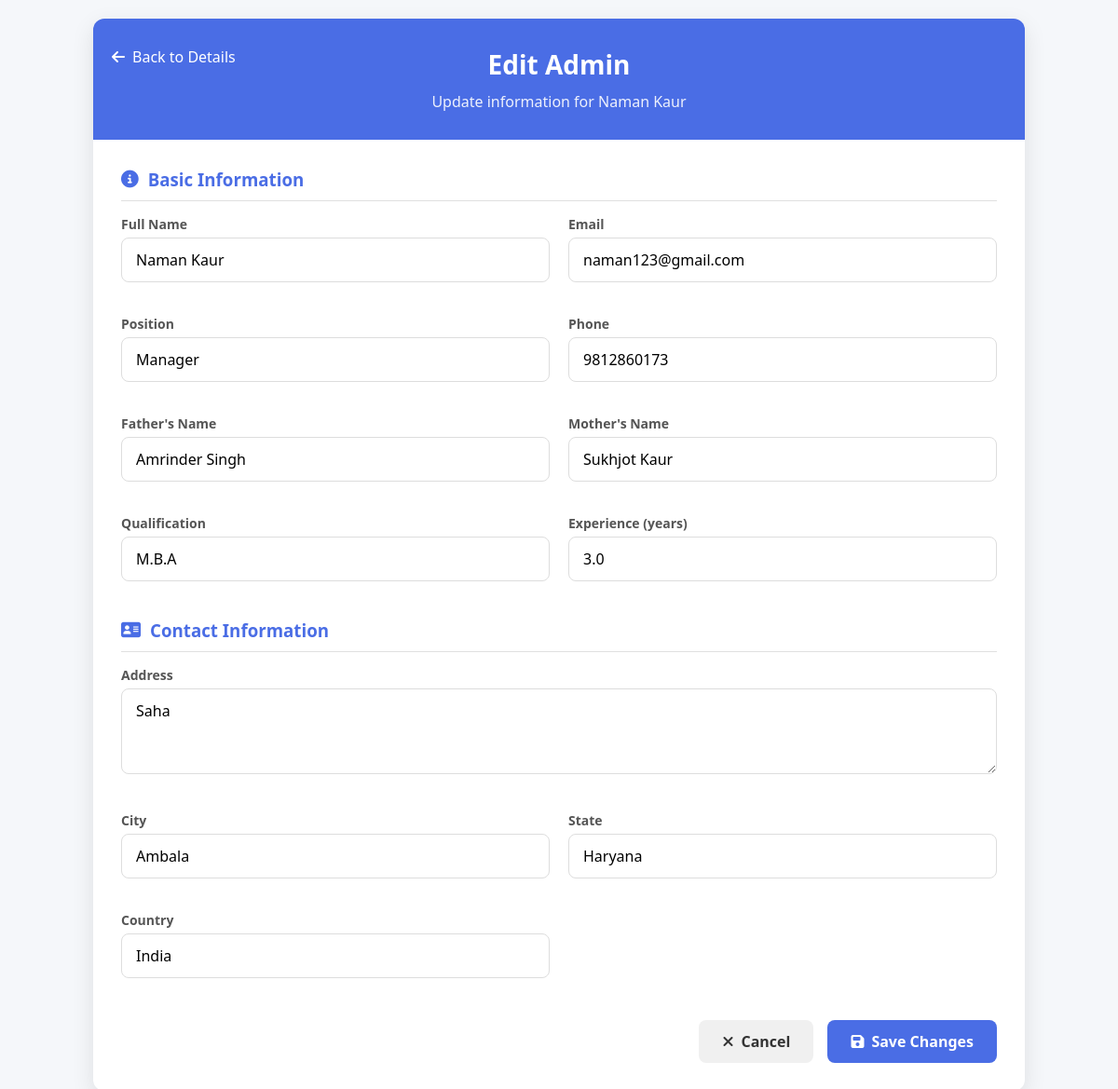
The page /admin-list/1/edit/ on the database its author committed.
### myapp/models.py (models this page shows, shortened)
class Admin(models.Model):
    profile_picture = models.ImageField(upload_to='profile_pics/', blank=True, null=True)
    admin_id=models.CharField(max_length=15,unique=True)
    name = models.CharField(max_length=100)
    email = models.EmailField(unique=True)
    father_name = models.CharField(max_length=100)
    mother_name = models.CharField(max_length=100)
    position = models.CharField(max_length=100)
    qualification=models.CharField(max_length=50)
    experience = models.DecimalField(max_digits=4, decimal_places=1)  # e.g., 5.5 years
    date_of_joining = models.DateField()
    phone = models.CharField(max_length=15)
    other_phone_no = models.CharField(max_length=15,null=True)
    gender = models.CharField(max_length=10, choices=[
        ('male', 'Male'),
        ('female', 'Female'),
        ('other', 'Other')
    ])
    birthday = models.DateField()
    address = models.TextField()
    city = models.CharField(max_length=100)
    state = models.CharField(max_length=100)
    state_code = models.CharField(max_length=10,null=True)
    country = models.CharField(max_length=30, choices=[
    ('India', 'India'),
    ('USA', 'USA'),
    ('UK', 'UK'),
    ('Canada', 'Canada'),
    ('Australia', 'Australia'),
    ('Germany', 'Germany'),
    ('France', 'France'),
    ('Japan', 'Japan'),
    ('China', 'China'),
    ('Other', 'Other')
])
    category = models.CharField(max_length=10, choices=[
        ('Genral', 'General'),
        ('BC(A)', 'BC(A)'),
        ('BC(B)', 'BC(B)'),
        ('SC', 'SC'),
        ('ST', 'ST'),
        ('Others', 'Others')
    ])
    nationality = models.CharField(max_length=20, choices=[
        ('Indian', 'Indian'),
        ('NRI', 'NRI'),
        ('Other', 'Other')
    ])
    religion = models.CharField(max_length=20, choices=[
        ('Hindu', 'Hindu'),
        ('Muslim', 'Muslim'),
        ('Sikh', 'Sikh'),
        ('Christian', 'Christian'),
        ('Jain', 'Jain'),
        ('Buddhist', 'Buddhist'),
        ('Other', 'Other')
    ])
    adhar_no = models.BigIntegerField()
    pan_no = models.CharField(max_length=20)
    martial_status = models.CharField(max_length=15, choices=[
        ('married', 'Married'),
        ('unmarried', 'Unmarried')
    ], default='unmarried')
    username=models.EmailField()
    password=models.CharField(max_length=15,null=True)

### myapp/views.py (the view, shortened to what this page needs)
# urls.py: path('admin-list/<int:pk>/edit/', views.edit_admin, name='edit_admin'),
def edit_admin(request, pk):
    admin = get_object_or_404(Admin, pk=pk)
    return render(request, 'edit_admin.html', {'admin':admin})

### template/edit_admin.html (shortened to what this page needs)
<!DOCTYPE html>
<html lang="en">
<head>
    <link rel="stylesheet" href="https://cdnjs.cloudflare.com/ajax/libs/font-awesome/6.4.0/css/all.min.css">
</head>
<body>
    <div class="container">
        <div class="header">
            <a href="{% url 'admin_detail' admin.id %}" class="back-btn">
                <i class="fas fa-arrow-left"></i> Back to Details
            </a>
            <h1>Edit Admin</h1>
            <p>Update information for {{ admin.name }}</p>
        </div>
        <div class="employee-content">
            <form method="POST">
                <div class="form-section">
                    <h3><i class="fas fa-info-circle"></i> Basic Information</h3>
                    <div class="form-grid">
                        <div class="form-group">
                            <label for="name">Full Name</label>
                            <input type="text" id="name" name="name" value="{{ admin.name }}" required>
                        </div>
                        <div class="form-group">
                            <label for="email">Email</label>
                            <input type="email" id="email" name="email" value="{{ admin.email }}" required>
                        </div>
                        <div class="form-group">
                            <label for="position">Position</label>
                            <input type="text" id="position" name="position" value="{{ admin.position }}" required>
                        </div>
                        <div class="form-group">
                            <label for="phone">Phone</label>
                            <input type="text" id="phone" name="phone" value="{{ admin.phone }}" required>
                        </div>
                        <div class="form-group">
                            <label for="father_name">Father's Name</label>
                            <input type="text" id="father_name" name="father_name" value="{{ admin.father_name }}">
                        </div>
                        <div class="form-group">
                            <label for="mother_name">Mother's Name</label>
                            <input type="text" id="mother_name" name="mother_name" value="{{ admin.mother_name }}">
                        </div>
                        <div class="form-group">
                            <label for="qualification">Qualification</label>
                            <input type="text" id="qualification" name="qualification" value="{{ admin.qualification }}">
                        </div>
                        <div class="form-group">
                            <label for="experience">Experience (years)</label>
                            <input type="number" id="experience" name="experience" value="{{ admin.experience }}">
                        </div>
                    </div>
                </div>
                <div class="form-section">
                    <h3><i class="fas fa-address-card"></i> Contact Information</h3>
                    <div class="form-grid">
                        <div class="form-group full-width">
                            <label for="address">Address</label>
                            <textarea id="address" name="address" rows="3">{{ admin.address }}</textarea>
                        </div>
                        <div class="form-group">
                            <label for="city">City</label>
                            <input type="text" id="city" name="city" value="{{ admin.city }}">
                        </div>
                        <div class="form-group">
                            <label for="state">State</label>
                            <input type="text" id="state" name="state" value="{{ admin.state }}">
                        </div>
                        <div class="form-group">
                            <label for="country">Country</label>
                            <input type="text" id="country" name="country" value="{{ admin.country }}">
                        </div>
                    </div>
                </div>
                <div class="action-buttons">
                    <a href="{% url 'admin_detail' admin.id %}" class="action-btn cancel-btn">
                        <i class="fas fa-times"></i> Cancel
                    </a>
                    <button type="submit" class="action-btn save-btn">
                        <i class="fas fa-save"></i> Save Changes
                    </button>
                </div>
            </form>
        </div>
    </div>
</body>
</html>

### template/edit_admin.html (style rules this page uses)
* { margin: 0; padding: 0; box-sizing: border-box; font-family: 'Segoe UI', Tahoma, Geneva, Verdana, sans-serif; }
body { background-color: #f5f7fa; padding: 20px; }
.container { max-width: 1000px; margin: 0 auto; background: #fff; border-radius: 12px; box-shadow: 0 8px 24px rgba(0, 0, 0, 0.1); overflow: hidden; }
.header { background: #4a6de5; padding: 30px 20px; text-align: center; color: white; position: relative; }
.header h1 { font-size: 28px; font-weight: 600; margin-bottom: 10px; }
.header p { font-size: 16px; opacity: 0.9; }
.back-btn { position: absolute; left: 20px; top: 30px; color: white; text-decoration: none; display: flex; align-items: center; font-weight: 500; }
.back-btn i { margin-right: 8px; }
.employee-content { padding: 30px; }
.form-grid { display: grid; grid-template-columns: repeat(2, 1fr); gap: 20px; }
.form-section { margin-bottom: 25px; }
.form-section h3 { color: #4a6de5; margin-bottom: 15px; padding-bottom: 10px; border-bottom: 1px solid #e0e0e0; display: flex; align-items: center; }
.form-section h3 i { margin-right: 10px; }
.form-group { margin-bottom: 15px; }
.form-group label { display: block; font-weight: 600; color: #555; margin-bottom: 5px; font-size: 14px; }
.form-group input, .form-group select, .form-group textarea { width: 100%; padding: 12px 15px; border: 1px solid #ddd; border-radius: 8px; font-size: 16px; transition: all 0.3s; }
.full-width { grid-column: 1 / span 2; }
.action-buttons { display: flex; gap: 15px; margin-top: 30px; justify-content: flex-end; }
.action-btn { padding: 12px 25px; border-radius: 8px; font-weight: 600; display: flex; align-items: center; justify-content: center; cursor: pointer; text-decoration: none; transition: all 0.3s; border: none; font-size: 16px; }
.action-btn i { margin-right: 8px; }
.save-btn { background: #4a6de5; color: white; }
.cancel-btn { background: #f0f0f0; color: #333; text-decoration: none; }

### rows shown on the page
Admin: name "Naman Kaur", email "naman123@gmail.com", position "Manager", phone "9812860173", father_name "Amrinder Singh", mother_name "Sukhjot Kaur", qualification "M.B.A", experience "3.0", address "Saha", city "Ambala", state "Haryana", country "India"
